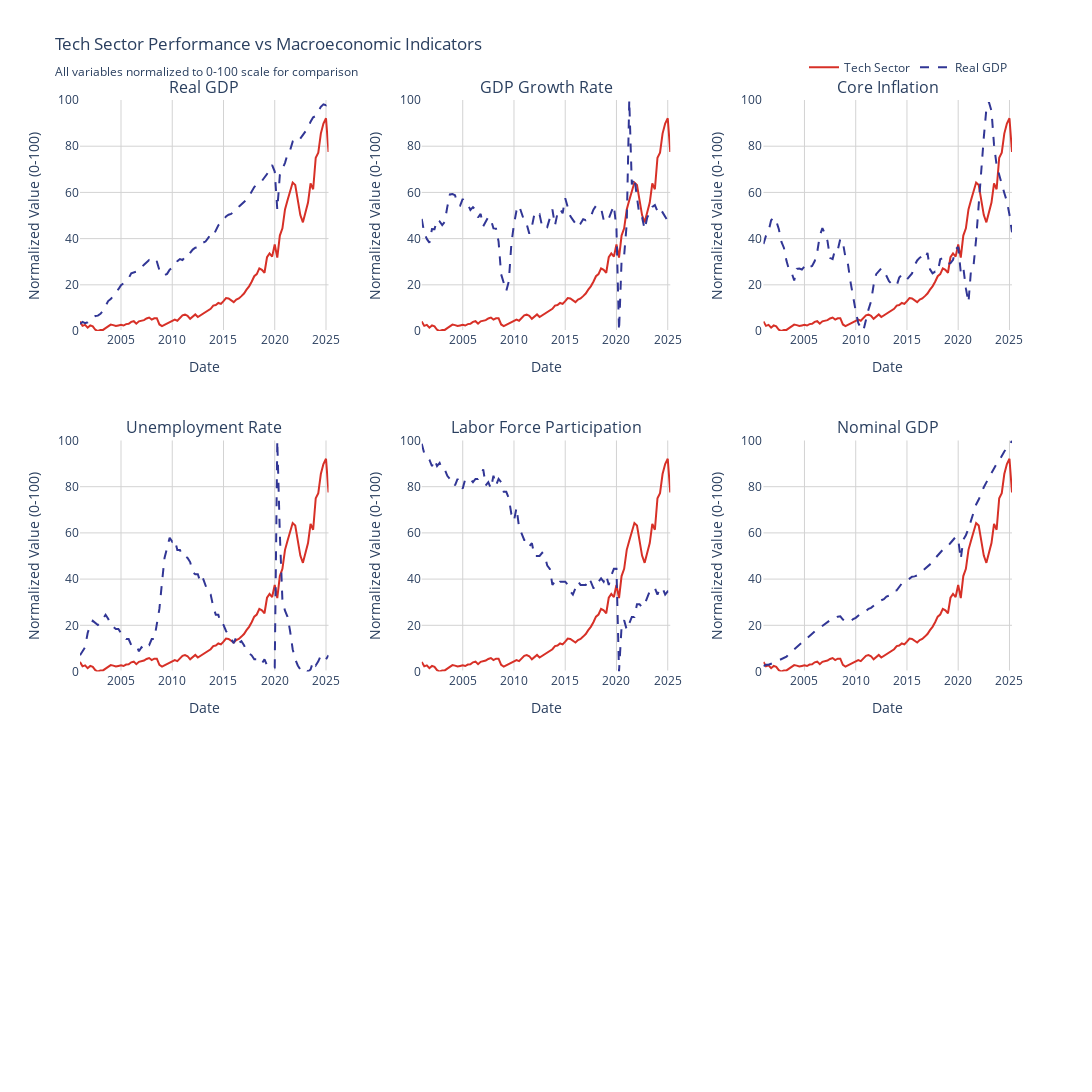

Notebook code for this chart:
### Code cell
# Define indicators to compare (excluding tech performance itself)
indicators_to_plot = [
    ('Real_GDP', 'Real GDP', 'Economic Output'),
    ('GDP_Growth', 'GDP Growth Rate', 'Economic Growth'),
    ('Inflation', 'Core Inflation', 'Price Pressure'),
    ('Unemployment', 'Unemployment Rate', 'Labor Market'),
    ('Labor_Force_Participation', 'Labor Force Participation', 'Labor Market'),
    ('Nominal_GDP', 'Nominal GDP', 'Economic Output')
]

# Filter to only available indicators
available_indicators = [(col, name, cat) for col, name, cat in indicators_to_plot if col in sector_norm.columns]
n_indicators = len(available_indicators)

# Create subplots (3 rows, 2 columns)
n_cols = 3
n_rows = (n_indicators + 1) // 2

fig = make_subplots(
    rows=n_rows,
    cols=n_cols,
    subplot_titles=[name for _, name, _ in available_indicators],
    vertical_spacing=0.12,
    horizontal_spacing=0.1
)

# Add traces for each indicator
for idx, (col, name, category) in enumerate(available_indicators):
    row = (idx // n_cols) + 1
    col_pos = (idx % n_cols) + 1
    
    # Add tech sector performance line
    fig.add_trace(
        go.Scatter(
            x=sector_norm['Date'],
            y=sector_norm['Tech_Sector_Performance'],
            name='Tech Sector',
            line=dict(color='#d73027', width=2),
            showlegend=(idx == 0)  # Only show legend once
        ),
        row=row,
        col=col_pos
    )
    
    # Add economic indicator line
    fig.add_trace(
        go.Scatter(
            x=sector_norm['Date'],
            y=sector_norm[col],
            name=name,
            line=dict(color='#313695', width=2, dash='dash'),
            showlegend=(idx == 0)  # Only show legend once
        ),
        row=row,
        col=col_pos
    )

# Update layout
fig.update_layout(
    height=400 * n_rows,
    width=1600,
    title_text='Tech Sector Performance vs Macroeconomic Indicators<br><sub>All variables normalized to 0-100 scale for comparison</sub>',
    showlegend=True,
    legend=dict(
        orientation='h',
        yanchor='bottom',
        y=1.02,
        xanchor='right',
        x=1
    ),
    plot_bgcolor='white',
    paper_bgcolor='white'
)

# Update axes
fig.update_xaxes(title_text='Date', gridcolor='lightgray')
fig.update_yaxes(title_text='Normalized Value (0-100)', gridcolor='lightgray', range=[0, 100])

fig.show()
